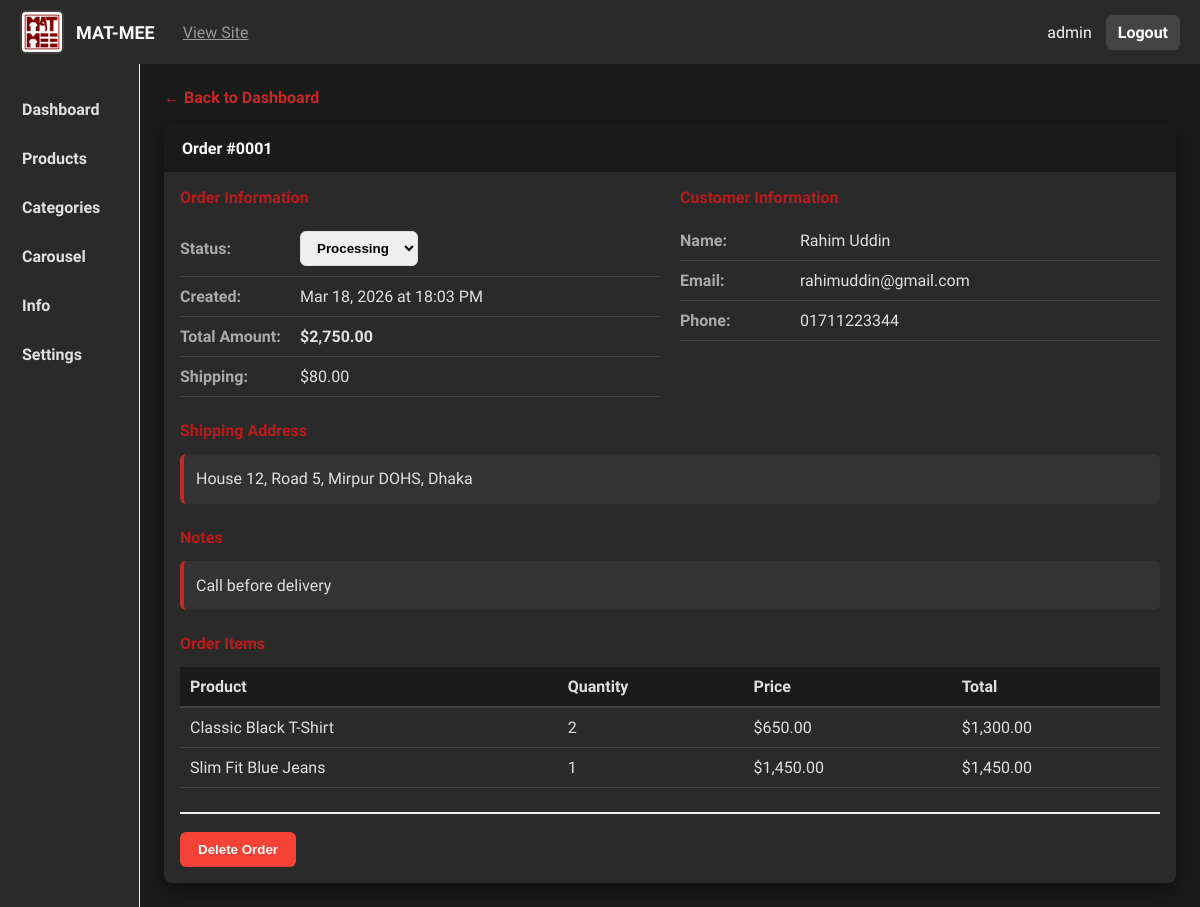
The app's page /MAT-MEE/Admin-matmee/view-order.php?id=1 (signed in) with its own data.
### tables this page shows
CREATE TABLE orders (
    id INT AUTO_INCREMENT PRIMARY KEY,
    user_id INT NULL,
    session_id VARCHAR(255),
    total DECIMAL(12,2),
    shipping_charge DECIMAL(10,2) DEFAULT 0,
    status ENUM('pending','processing','shipped','delivered','cancelled') DEFAULT 'pending',
    customer_name VARCHAR(100),
    customer_email VARCHAR(100),
    shipping_address LONGTEXT,
    phone VARCHAR(20),
    notes TEXT,
    created_at TIMESTAMP DEFAULT CURRENT_TIMESTAMP
);

CREATE TABLE order_items (
    id INT AUTO_INCREMENT PRIMARY KEY,
    order_id INT,
    product_id INT,
    size_id INT NULL,
    quantity INT,
    price_at_purchase DECIMAL(10,2),
    FOREIGN KEY (order_id) REFERENCES orders(id) ON DELETE CASCADE,
    FOREIGN KEY (product_id) REFERENCES products(id) ON DELETE CASCADE,
    FOREIGN KEY (size_id) REFERENCES sizes(id) ON DELETE SET NULL
);

CREATE TABLE products (
    id INT AUTO_INCREMENT PRIMARY KEY,
    name VARCHAR(200) NOT NULL,
    slug VARCHAR(220) UNIQUE NOT NULL,
    description LONGTEXT,
    price DECIMAL(10,2) NOT NULL,
    discount_price DECIMAL(10,2) DEFAULT NULL,
    category_id INT,
    main_image VARCHAR(255),
    views INT UNSIGNED NOT NULL DEFAULT 0,
    created_at TIMESTAMP DEFAULT CURRENT_TIMESTAMP,
    FOREIGN KEY (category_id) REFERENCES categories(id) ON DELETE SET NULL
);

### MAT-MEE/components/connection.php (called while the page is built, shortened)
<?php
class DatabaseConnection {
    private static $instance = null;
    private $connection;
    private $host = 'localhost';
    private $user = 'root';
    private $password = '';
    private $database = 'matmee';
    private function __construct() {
        $this->connection = new mysqli(
            $this->host,
            $this->user,
            $this->password,
            $this->database
        );
        $this->connection->set_charset("utf8");
    }
    public static function getInstance() {
        if (!self::$instance) {
            self::$instance = new self();
        }
        return self::$instance;
    }
    private function prepareAndExecute($query, $params = []) {
        $stmt = $this->connection->prepare($query);
        $types = '';
        foreach ($params as $p) {
            $types .= is_int($p) ? 'i' : (is_float($p) ? 'd' : 's');
        }
        $stmt->bind_param($types, ...$params);
        $stmt->execute();
        return $stmt->get_result();
    }
    public function fetch($query, $params = []) {
        $result = $this->prepareAndExecute($query, $params);
        return $result->fetch_all(MYSQLI_ASSOC);
    }
    public function fetchOne($query, $params = []) {
        $result = $this->fetch($query, $params);
        return $result[0] ?? null;
    }
}

### MAT-MEE/Admin-matmee/view-order.php (the view, shortened to what this page needs)
<?php
require_once '../components/connection.php';
$db = DatabaseConnection::getInstance();
$orderId = isset($_GET['id']) ? intval($_GET['id']) : 0;
$order = $db->fetchOne('SELECT * FROM orders WHERE id = ?', [$orderId]);
$orderItems = $db->fetch('SELECT oi.*, p.name FROM order_items oi JOIN products p ON oi.product_id = p.id WHERE oi.order_id = ?', [$orderId]);
?>
<!doctype html>
<html lang="en">
<head>
	<link rel="stylesheet" href="style.css">
</head>
<body>
	<div class="admin-wrapper">
		<?php include 'header.php'; ?>
		<div class="layout">
			<?php include 'sidebar.php'; ?>
			<main class="content">
				<section class="view-order">
					<div class="back-button">
						<a href="index.php">← Back to Dashboard</a>
					</div>
					<div class="card">
						<div class="card-title">Order #<?php echo str_pad($order['id'], 4, '0', STR_PAD_LEFT); ?></div>
						<div class="card-body">
							<div class="order-details-grid">
								<div class="order-section">
									<h3>Order Information</h3>
									<table class="info-table">
										<tr>
											<td class="label">Status:</td>
											<td>
												<form method="POST" id="statusForm" style="display: flex; gap: 10px; align-items: center;">
													<select name="status" id="statusSelect" style="padding: 8px 12px; border-radius: 6px; border: 1px solid #ddd; cursor: pointer; font-weight: 600;">
														<option value="processing" <?php echo $order['status'] === 'processing' ? 'selected' : ''; ?>>Processing</option>
													</select>
												</form>
											</td>
										</tr>
										<tr>
											<td class="label">Created:</td>
											<td><?php echo date('M d, Y \a\t H:i A', strtotime($order['created_at'])); ?></td>
										</tr>
										<tr>
											<td class="label">Total Amount:</td>
											<td><strong>$<?php echo number_format($order['total'], 2); ?></strong></td>
										</tr>
										<tr>
											<td class="label">Shipping:</td>
											<td>$<?php echo number_format($order['shipping_charge'], 2); ?></td>
										</tr>
									</table>
								</div>
								<div class="order-section">
									<h3>Customer Information</h3>
									<table class="info-table">
										<tr>
											<td class="label">Name:</td>
											<td><?php echo htmlspecialchars($order['customer_name']); ?></td>
										</tr>
										<tr>
											<td class="label">Email:</td>
											<td><?php echo htmlspecialchars($order['customer_email']); ?></td>
										</tr>
										<tr>
											<td class="label">Phone:</td>
											<td><?php echo htmlspecialchars($order['phone']); ?></td>
										</tr>
									</table>
								</div>
							</div>
							<div class="order-section" style="margin-top: 24px;">
								<h3>Shipping Address</h3>
								<div class="address-box">
									<?php echo nl2br(htmlspecialchars($order['shipping_address'])); ?>
								</div>
							</div>
							<?php if (!empty($order['notes'])): ?>
								<div class="order-section" style="margin-top: 24px;">
									<h3>Notes</h3>
									<div class="notes-box">
										<?php echo nl2br(htmlspecialchars($order['notes'])); ?>
									</div>
								</div>
							<?php endif; ?>
							<div class="order-section" style="margin-top: 24px;">
								<h3>Order Items</h3>
								<table class="orders-table">
									<thead>
										<tr>
											<th>Product</th>
											<th>Quantity</th>
											<th>Price</th>
											<th>Total</th>
										</tr>
									</thead>
									<tbody>
										<?php if (!empty($orderItems)): ?>
											<?php foreach ($orderItems as $item): ?>
												<tr>
													<td><?php echo htmlspecialchars($item['name']); ?></td>
													<td><?php echo $item['quantity']; ?></td>
													<td>$<?php echo number_format($item['price_at_purchase'], 2); ?></td>
													<td>$<?php echo number_format($item['price_at_purchase'] * $item['quantity'], 2); ?></td>
												</tr>
											<?php endforeach; ?>
										<?php else: ?>
											<tr><td colspan="4" style="text-align: center; padding: 20px; color: #999;">No items found</td></tr>
										<?php endif; ?>
									</tbody>
								</table>
							</div>
							<div class="order-actions" style="margin-top: 24px; display: flex; gap: 12px;">
							<button onclick="deleteOrder(<?php echo $order['id']; ?>)" class="btn btn-danger">Delete Order</button>
							</div>
						</div>
					</div>
				</section>
			</main>
		</div>
	</div>
</body>
</html>

### MAT-MEE/Admin-matmee/header.php (shortened to what this page needs)
<?php
$currentFile = basename($_SERVER['PHP_SELF']);
require_once '../components/connection.php';
?>
<!doctype html>
<html lang="en">
<head>
	<link rel="stylesheet" href="style.css">
	<link rel="stylesheet" href="carousel_admin.css">
	<link rel="stylesheet" href="https://cdn.jsdelivr.net/npm/bootstrap-icons@1.11.3/font/bootstrap-icons.css">
</head>
<?php if ($currentFile !== 'login.php'): ?>
<header class="topbar">
	<div class="brand">
		<img src="../image/logo.png" alt="Logo" class="logo">
		<span class="site-name">MAT-MEE</span> <a href="../index.php" target="_blank" style="color:#999; margin-left: 1rem;">View Site</a>
	</div>
	<div class="top-actions">
		<span class="admin-name"><?php echo htmlspecialchars($_SESSION['admin_username'] ?? 'Administrator'); ?></span>
		<a href="logout.php" class="logout">Logout</a>
	</div>
</header>
<?php endif; ?>

### MAT-MEE/Admin-matmee/sidebar.php
<aside class="sidebar">
	<nav>
		<ul>
			<?php
			$currentPage = basename($_SERVER['PHP_SELF']);
			$pages = [
				'index.php' => 'Dashboard',
				'products.php' => 'Products',
				'categories.php' => 'Categories',
				'carousel.php' => 'Carousel',
				'info.php' => 'Info',
				'settings.php' => 'Settings'
			];
			?>
			<?php foreach ($pages as $page => $name): ?>
				<li class="<?php echo ($currentPage === $page || ($page === 'orders.php' && $currentPage === 'view-order.php')) ? 'active' : ''; ?>">
					<a href="<?php echo $page; ?>"><?php echo $name; ?></a>
				</li>
			<?php endforeach; ?>
		</ul>
	</nav>
</aside>

### MAT-MEE/Admin-matmee/style.css (style rules this page uses)
:root { --red: #c62828; --red-dark: #b71c1c; --bg: #1a1a1a; --muted: #aaa; --sidebar: #2a2a2a; }
* { box-sizing: border-box }
body { margin: 0; font-family: 'Hind Siliguri', Segoe UI, Roboto, Arial, sans-serif; background: var(--bg); color: #e0e0e0 }
html { scroll-behavior: smooth; }
.topbar { height: 64px; background: #2a2a2a; color: #fff; display: flex; align-items: center; justify-content: space-between; padding: 0 20px; position: sticky; }
.brand { display: flex; align-items: center; gap: 12px }
.logo { height: 44px; width: 44px; object-fit: contain; border-radius: 6px; background: rgba(255, 255, 255, 0.1); padding: 2px }
.site-name { font-weight: 700; font-size: 18px }
.top-actions { display: flex; align-items: center; gap: 14px }
.top-actions .admin-name { opacity: 0.95 }
.logout { background: rgba(255, 255, 255, 0.12); color: #fff; padding: 8px 12px; border-radius: 6px; text-decoration: none; font-weight: 600 }
.layout { display: flex; min-height: calc(100vh - 64px) }
.sidebar { width: 140px; background: var(--sidebar); border-right: 1px solid #eee; padding-top: 18px }
.sidebar nav ul { list-style: none; margin: 0; padding: 0 }
.sidebar nav li { margin: 6px 0 }
.sidebar nav a { display: block; padding: 12px 18px; color: #e0e0e0; text-decoration: none; font-weight: 600; border-left: 4px solid transparent }
.content { flex: 1; padding: 24px }
.card { background: #2a2a2a; border-radius: 8px; box-shadow: 0 6px 18px rgba(0, 0, 0, 0.4); overflow: hidden }
.card-title { padding: 14px 18px; background: #1a1a1a; color: #fff; font-weight: 700 }
.card-body { padding: 16px }
.orders-table { width: 100%; border-collapse: collapse; margin-top: 8px }
.orders-table thead th { text-align: left; padding: 10px; background: #1a1a1a; border-bottom: 2px solid #444; color: #e0e0e0 }
.orders-table td { padding: 10px; border-bottom: 1px solid #444; color: #e0e0e0 }
.admin-wrapper a { color: inherit }
.view-order { animation: slideIn 0.3s ease }
.back-button { margin-bottom: 18px }
.back-button a { color: var(--red); text-decoration: none; font-weight: 600; display: inline-flex; align-items: center; gap: 6px }
.order-details-grid { display: grid; grid-template-columns: repeat(auto-fit, minmax(250px, 1fr)); gap: 20px; margin-bottom: 20px }
.order-section { margin-bottom: 0 }
.order-section h3 { font-size: 16px; color: var(--red-dark); margin: 0 0 14px 0; font-weight: 700 }
.info-table { width: 100%; border-collapse: collapse }
.info-table tr { border-bottom: 1px solid #444 }
.info-table td { padding: 10px 0 }
.info-table .label { font-weight: 600; color: #aaa; width: 120px }
.address-box, .notes-box { background: #333; padding: 12px; border-radius: 6px; border-left: 4px solid var(--red); line-height: 1.6; color: #e0e0e0 }
.order-actions { padding-top: 18px; border-top: 2px solid #f0f0f0 }
.btn { padding: 10px 18px; border-radius: 6px; text-decoration: none; font-weight: 600; border: none; cursor: pointer; transition: all 0.2s ease; display: inline-block }
.btn-danger { background: #f44336; color: #fff }

### records on screen
orders: id "0001", status "Processing", created_at "Mar 18, 2026 at 18:03 PM", total "2,750.00", shipping_charge "80.00", customer_name "Rahim Uddin", customer_email "rahimuddin@gmail.com", phone "01711223344", shipping_address "House 12, Road 5, Mirpur DOHS, Dhaka", notes "Call before delivery"
order_items: product.name "Classic Black T-Shirt", quantity "2", price_at_purchase "650.00", $item['price_at_purchase'] * $item['quantity'] "1,300.00"
order_items: product.name "Slim Fit Blue Jeans", quantity "1", price_at_purchase "1,450.00", $item['price_at_purchase'] * $item['quantity'] "1,450.00"

### other values on screen
$_SESSION['admin_username'] "admin"
$name "Dashboard"
$name "Products"
$name "Categories"
$name "Carousel"
$name "Info"
$name "Settings"
